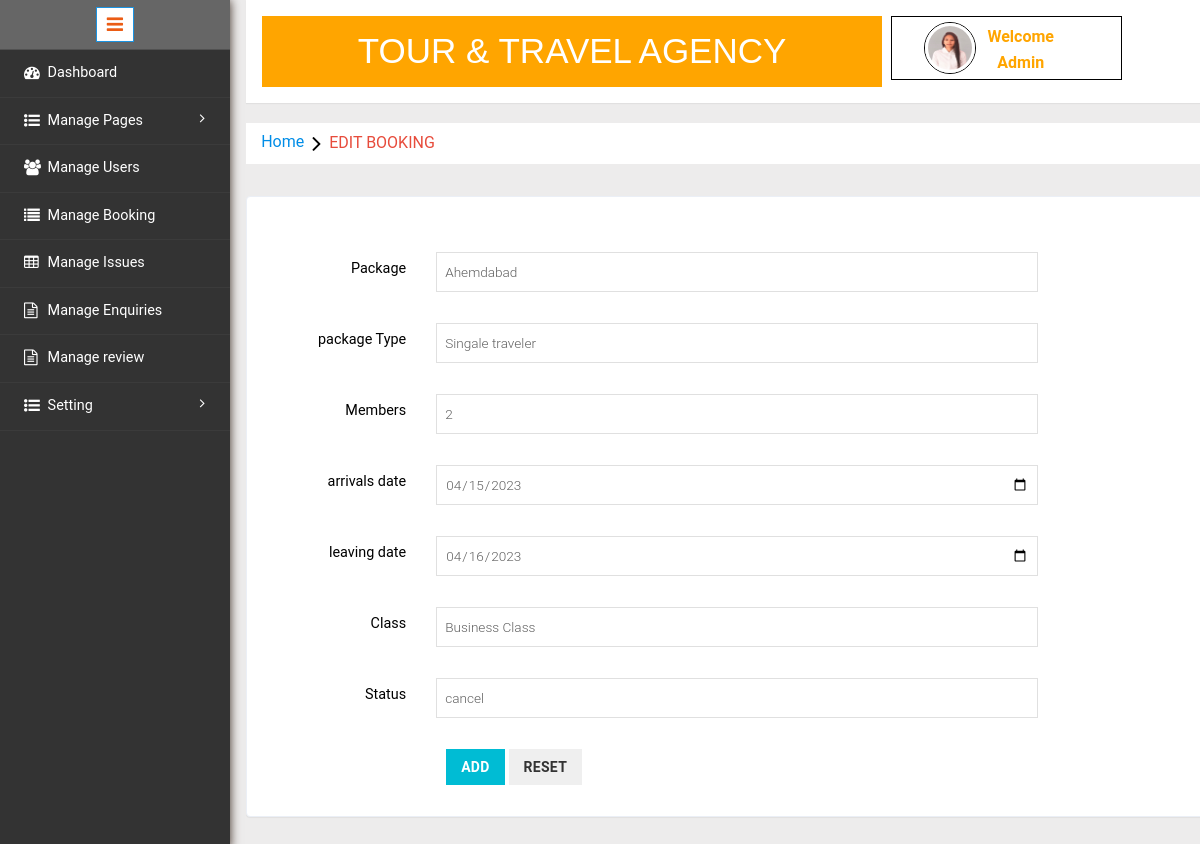
The page /admin/admin_edit_booking.php?id=1 on the database its author committed.
### tables this page shows
CREATE TABLE `admin1` (
  `id` int(11) NOT NULL,
  `UserName` varchar(100) DEFAULT NULL,
  `Password` varchar(100) DEFAULT NULL,
  `profile_photo` varchar(255) DEFAULT NULL
);

CREATE TABLE `booking` (
  `bookingid` int(11) NOT NULL,
  `Email` varchar(50) NOT NULL,
  `Package` varchar(111) DEFAULT NULL,
  `agency_name` varchar(200) NOT NULL,
  `packageType` varchar(100) DEFAULT NULL,
  `Member` int(50) DEFAULT NULL,
  `arrivals` date DEFAULT NULL,
  `leaving` date DEFAULT NULL,
  `Class` varchar(100) DEFAULT NULL,
  `RegDate` timestamp NULL DEFAULT current_timestamp(),
  `status` varchar(100) NOT NULL
);

### admin/admin_edit_booking.php (the view, shortened to what this page needs)
<?php
include_once("../conection.php");
mysqli_select_db($con,"tms");
include_once("includes/sidebarmenu.php");
$id = $_REQUEST['id'];
$q3 = "select * from booking where BookingId='$id'";
$result2 = mysqli_query($con, $q3);
?>
<body>
<div class="page-container">
<div class="left-content">
	   <div class="mother-grid-inner">
        <?php
        include_once("includes/header.php");
        ?>
</div>
<?php
while($r2=mysqli_fetch_array($result2)) {
?>
    <ol class="breadcrumb">
                <li class="breadcrumb-item"><a href="dashboard.php" style="background-color:white;">Home</a><i class="fa fa-angle-right"></i>EDIT BOOKING</li>
            </ol>
            <div class="grid-form">
<div class="grid-form1">
<div class="panel-body">
<form  method="post" class="form-horizontal" >
                      <div class="form-group">
                          <label class="col-md-2 control-label">Package</label>
                          <div class="col-md-8">
                              <div class="input-group">
                                  <input type="text" name="p" class="form-control1" id="exampleInputPassword1" required="" value="<?php echo $r2[2] ?>" readonly>
                              </div>
                          </div>
                      </div>
                      <div class="form-group">
                          <label class="col-md-2 control-label">package Type</label>
                          <div class="col-md-8">
                              <div class="input-group">
                                  <input type="text" name="pt" class="form-control1" id="exampleInputPassword1" required="" value="<?php echo $r2[4] ?>">
                              </div>
                          </div>
                      </div>
                      <div class="form-group">
                          <label class="col-md-2 control-label">Members</label>
                          <div class="col-md-8">
                              <div class="input-group">
                                  <input type="number" name="m" class="form-control1" id="exampleInputPassword1" required="" value="<?php echo $r2[5] ?>">
                              </div>
                          </div>
                      </div>
                      <div class="form-group">
                          <label class="col-md-2 control-label">arrivals date</label>
                          <div class="col-md-8">
                              <div class="input-group">
                                  <input type="date" name="ad" class="form-control1" id="exampleInputPassword1" required="" value="<?php echo $r2[6] ?>">
                              </div>
                          </div>
                      </div>
                      <div class="form-group">
                          <label class="col-md-2 control-label">leaving date</label>
                          <div class="col-md-8">
                              <div class="input-group">
                                  <input type="date"  class="form-control1" id="exampleInputPassword1" required="" name="ld" value="<?php echo $r2[7] ?>">
                              </div>
                          </div>
                      </div>
                      <div class="form-group">
                          <label class="col-md-2 control-label">Class</label>
                          <div class="col-md-8">
                              <div class="input-group">
                                  <input type="text" name="c" class="form-control1" id="exampleInputPassword1" required="" value="<?php echo $r2[8] ?>">
                              </div>
                          </div>
                      </div>
                      <div class="form-group">
                          <label class="col-md-2 control-label">Status</label>
                          <div class="col-md-8">
                              <div class="input-group">
                                  <input type="text" name="s" class="form-control1" id="exampleInputPassword1" required="" value="<?php echo $r2[10] ?>">
                              </div>
                          </div>
                      </div>
                      <div class="col-sm-8 col-sm-offset-2">
              <button type="submit" name="submit" class="btn-primary btn">ADD</button>
              <button type="reset" class="btn-inverse btn">Reset</button>
          </div>
      </div>
                  </div>
</div>
</div>
</div>
<?php
}
?>

### admin/includes/header.php (shortened to what this page needs)
<html>
<link href="css/bootstrap.min.css" rel='stylesheet' type='text/css' />
<link href="css/style1.css" rel='stylesheet' type='text/css' />
<link rel="stylesheet" href="css/morris.css" type="text/css"/>
<link href="css/font-awesome.css" rel="stylesheet">
<link rel="stylesheet" type="text/css" href="css/table-style.css" />
<link rel="stylesheet" type="text/css" href="css/basictable.css" />
    <body>
<div class="header-main">
					<div class="logo-w3-agile" style="background-color:orange;">
								<h1><a href="dashboard.php" style="background-color:orange;">TOUR & TRAVEL AGENCY</a></h1>
							</div>
						<div class="profile_details w3l" style="background-color:white; border:1px solid black;">
								<ul>
									<li class="dropdown profile_details_drop" >
										<a href="#" class="dropdown-toggle" data-toggle="dropdown" aria-expanded="false" style="background-color:white;">
										<?php
										$sql="select * from admin1";
										$r=mysqli_query($con,$sql);
										while($a=mysqli_fetch_array($r))
									{
										?>
										<div class="profile_img">
												<span class="prfil-img" style="border:1px solid black; border-radius:50%;"><img src="../images/<?php echo $a[3];?>" alt=""> </span>
												<div class="user-name">
													<p style="color:orange;" >Welcome</p>
													<p style="color:orange;"><?php echo $a[1];?></p>
												</div>
												<?php
									}
									?>
									</li>
								</ul>
							</div>
				</div>
</body>
   </html>

### rows shown on the page
admin1: profile_photo (picture), UserName "Admin"
booking: p "Ahemdabad", pt "Singale traveler", m "2", ad "04/15/2023", ld "04/16/2023", c "Business Class", s "cancel"
